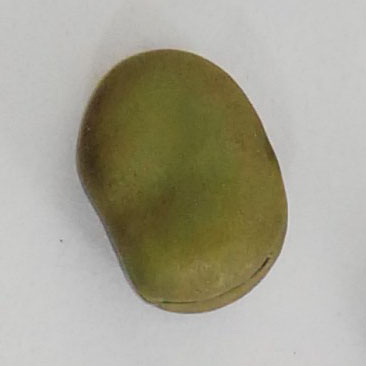
#> input picture data/grains/candou/1.jpg, 366 x 366 px
$ python -i class_shape.py   (imports and definitions only)   (Python 2 division)
#> lines starting #> are read from the running program, lines starting #| are printed output that depends on the picture; after the words box and inside, x2 and y2 are one past the last pixel; in counts of white or black regions, pixels touching at a corner belong together
#!/usr/bin/env python
# -*- coding: utf-8 -*-

'''
Created on 2016年11月26日
@author: li
描述形状：
Hu不变矩：
  - 具有平移、旋转、尺度不变性
  - 得出7个分量，但是实际应用中只用前2个分量

注意： 当图像四周留空非常少的时候，get_foreground会返回空图像。
因此必须裁剪样本四周留空，方便find_contours找到真正的边缘
'''

import cv2
from class_preprocess import my_Preprocess
import numpy as np
import sys

class my_SHAPE(object):
	def __init__(self, img_gray, canny_thresh=20):
		self.img = img_gray
		self.contours = None
		self.contours_largest = None
		self.hierarchy = None
		self.canny_thresh = canny_thresh
		self.thresh_max = 255

		# TODO: 形态学滤波，预处理，将canny边缘缺口补上？

	# 找出轮廓
	def _find_contours(self, thresh):
		edges = cv2.Canny(self.img, thresh, thresh * 2)
		self.contours, self.hierarchy = cv2.findContours(edges, cv2.RETR_TREE, cv2.CHAIN_APPROX_SIMPLE)

	# 创建input output窗体
	def _create_2_windows(self, width):
		cv2.namedWindow('input', cv2.WINDOW_NORMAL)
		cv2.resizeWindow('input', width, width)
		cv2.namedWindow('output', cv2.WINDOW_NORMAL)
		cv2.resizeWindow('output', width, width)

	def _show_all_windows(self):
		if cv2.waitKey(0) == 27:
			cv2.destroyAllWindows()

	# 在找到边缘前提下，获取最大面积的边缘
	# [14 lines left out: function _get_contours_largest, not called in this run]

	# 滑动Trackbar的回调函数，动态绘制不同canny阈值的边缘图像
	def _callback_draw_contours(self, thresh):
		# https://github.com/abidrahmank/OpenCV2-Python/blob/master/Official_Tutorial_Python_Codes/3_imgproc/moments.py
		self._find_contours(thresh)

		drawing = np.zeros(self.img.shape, np.uint8)  # Image to draw the contours
		for cnt in self.contours:
			moments = cv2.moments(cnt)  # Calculate moments
			if moments['m00'] != 0:
				cx = int(moments['m10'] / moments['m00'])  # cx = M10/M00
				cy = int(moments['m01'] / moments['m00'])  # cy = M01/M00
				moment_area = moments['m00']  # Contour area from moment
				print moment_area
				# contour_area = cv2.contourArea(cnt)             # Contour area using in_built function
				cv2.drawContours(drawing, [cnt], 0, 255, 1)  # draw contours
				cv2.circle(drawing, (cx, cy), 3, 50, -1)  # draw centroids

		cv2.imshow('output', drawing)
		cv2.imshow('input', self.img)
		print '-' * 20

	# 带有滑动Trackbar的绘制边缘
	def draw_contours(self, thresh_max=None):
		if thresh_max is None:
			thresh_max = self.thresh_max

		# 添加一个属性可以调节窗口大小
		windows_width = 300
		self._create_2_windows(windows_width)

		cv2.namedWindow('bar', cv2.WINDOW_NORMAL)
		cv2.resizeWindow('bar', 400, 10)
		cv2.createTrackbar('canny_thresh:', 'bar', self.canny_thresh, thresh_max, self._callback_draw_contours)

		self._callback_draw_contours(self.canny_thresh)

		self._show_all_windows()

	# 绘制面积最大的边缘
	# [37 lines left out: functions draw_contours_largest, get_humoments, get_foreground, not called in this run]

# [22 lines not run here, left out]
		#print myshape.get_foreground()

>>> import cv2
>>> picture = cv2.imread('../data/grains/candou/1.jpg', cv2.IMREAD_GRAYSCALE)
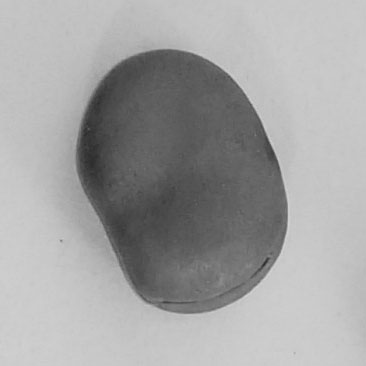
#> picture: shape (366, 366); min 45, max 213, mean 162.7
>>> result = my_SHAPE(picture).draw_contours()
#> in _find_contours, `edges = cv2.Canny(self.img, thresh, thresh * 2)`:
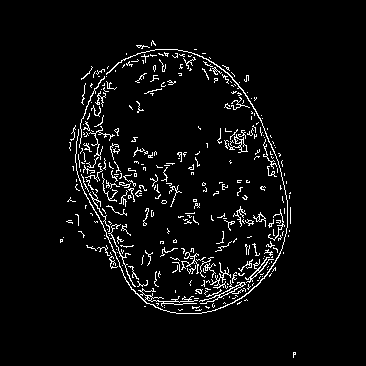
#> edges: shape (366, 366); 4.4% white in thin lines or dots, all inside (x1, y1, x2, y2) = (60, 40, 296, 358)
#> in _find_contours, `self.contours, self.hierarchy = cv2.findContours(edges, cv2.RETR_TREE,..`: self.contours = 384 contours, 370 with area under 20; largest, box (x1, y1, x2, y2) and area: (75, 49, 288, 314) 238, (199, 280, 246, 304) 95, (228, 134, 248, 153) 90, (245, 257, 274, 283) 64, (219, 284, 242, 298) 58; self.hierarchy = 384 rows, first 6: [2, -1, 1, -1], [-1, -1, -1, 0], [3, 0, -1, -1], [4, 2, -1, -1], [5, 3, -1, -1], [6, 4, -1, -1]
#> the loop in _callback_draw_contours, `for cnt in self.contours:` made 384 passes
#> (cx, cy, moment_area) on passes 32, 33, 59, 65, 66, 118: (230, 290, 95), (229, 290, 58), (220, 278, 21), (256, 270, 64.5), (254, 274, 22), (122, 256, 22)
#> cx on pass 120: 96
#| 4.5
#| 2.0
#| 1.0
#| 2.0
#| 3.0
#| 0.5
#| 1.5
#| 5.5
#> (further printed lines are left out)
#> after the loop in _callback_draw_contours, `for cnt in self.contours:`:
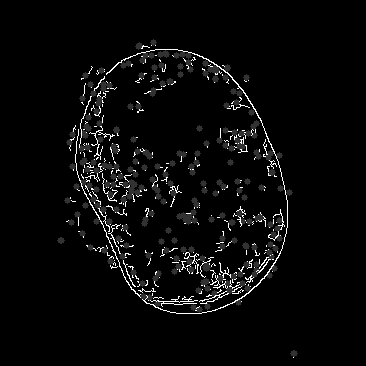
#> drawing: shape (366, 366); min 0, max 255, mean 9.2
#> (key Esc is pressed here)

$ run again, on data/grains/candou/10.jpg
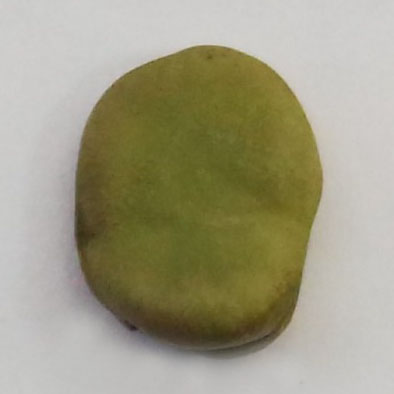
#> input picture data/grains/candou/10.jpg, 394 x 394 px
#> in _find_contours, `edges = cv2.Canny(self.img, thresh, thresh * 2)`:
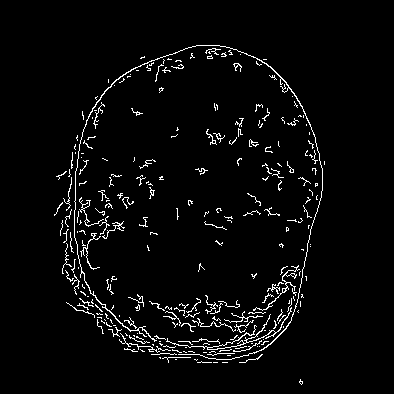
#> edges: shape (394, 394); 3.5% white in thin lines or dots, all inside (x1, y1, x2, y2) = (54, 45, 325, 385)
#> self.contours = 272 contours, 268 with area under 20; largest, box (x1, y1, x2, y2) and area: (74, 45, 323, 360) 186, (166, 307, 292, 350) 61, (253, 265, 300, 311) 56, (80, 233, 101, 270) 26; self.hierarchy = 272 rows, first 6: [2, -1, 1, -1], [-1, -1, -1, 0], [3, 0, -1, -1], [4, 2, -1, -1], [5, 3, -1, -1], [6, 4, -1, -1]
#> the loop in _callback_draw_contours, `for cnt in self.contours:` made 272 passes
#> (cx, cy, moment_area) on pass 73: (253, 333, 61)
#> (printed output is left out)
#> after the loop in _callback_draw_contours, `for cnt in self.contours:`:
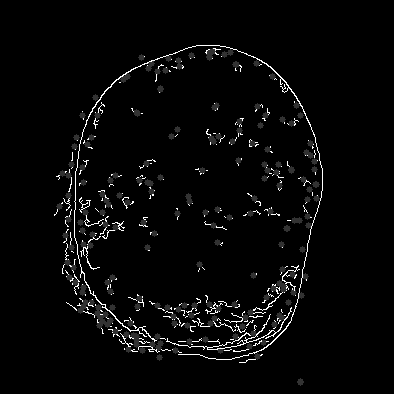
#> drawing: shape (394, 394); min 0, max 255, mean 7.7

$ run again, on data/grains/candou/2.jpg
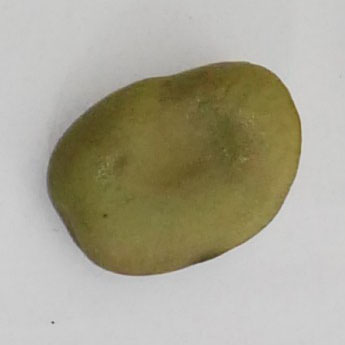
#> input picture data/grains/candou/2.jpg, 345 x 345 px
#> in _find_contours, `edges = cv2.Canny(self.img, thresh, thresh * 2)`:
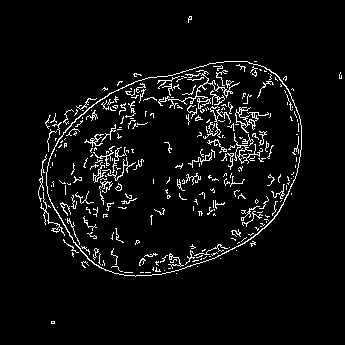
#> edges: shape (345, 345); 5.1% white in thin lines or dots, all inside (x1, y1, x2, y2) = (38, 16, 342, 324)
#> self.contours = 337 contours, 323 with area under 20; largest, box (x1, y1, x2, y2) and area: (46, 61, 302, 277) 41232, (46, 61, 302, 277) 41052, (235, 107, 269, 133) 147, (158, 70, 240, 109) 74, (235, 112, 248, 127) 68; self.hierarchy = 337 rows, first 6: [2, -1, 1, -1], [-1, -1, -1, 0], [3, 0, -1, -1], [4, 2, -1, -1], [5, 3, -1, -1], [6, 4, -1, -1]
#> the loop in _callback_draw_contours, `for cnt in self.contours:` made 337 passes
#> (cx, cy, moment_area) on passes 32 to 33: (176, 167, 41232), (176, 167, 41052)
#> (printed output is left out)
#> after the loop in _callback_draw_contours, `for cnt in self.contours:`:
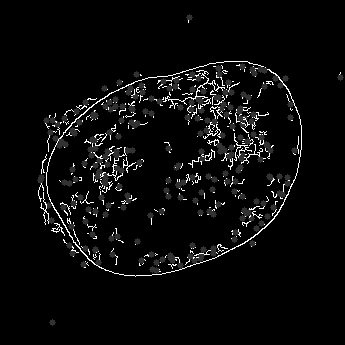
#> drawing: shape (345, 345); min 0, max 255, mean 10.7

$ run again, on data/grains/candou/3.jpg
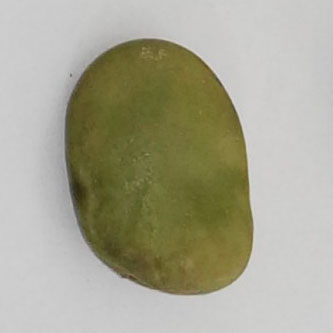
#> input picture data/grains/candou/3.jpg, 333 x 333 px
#> in _find_contours, `edges = cv2.Canny(self.img, thresh, thresh * 2)`:
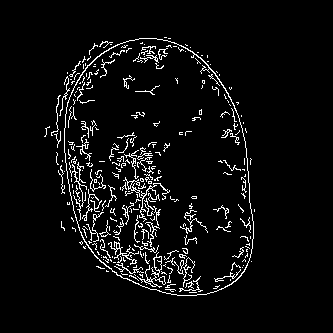
#> edges: shape (333, 333); 5.1% white in thin lines or dots, all inside (x1, y1, x2, y2) = (44, 37, 255, 296)
#> self.contours = 330 contours, 317 with area under 20; largest, box (x1, y1, x2, y2) and area: (64, 38, 254, 296) 38948, (64, 38, 254, 296) 38802, (137, 252, 166, 288) 172, (123, 177, 170, 222) 90, (154, 256, 162, 271) 82; self.hierarchy = 330 rows, first 6: [1, -1, -1, -1], [2, 0, -1, -1], [3, 1, -1, -1], [4, 2, -1, -1], [6, 3, 5, -1], [-1, -1, -1, 4]
#> the loop in _callback_draw_contours, `for cnt in self.contours:` made 330 passes
#> (cx, cy, moment_area) on passes 50, 51, 98, 99, 103, 104: (159, 168, 38947.5), (159, 168, 38801.5), (156, 271, 172.5), (151, 283, 20.5), (162, 279, 28.5), (157, 262, 82)
#> (printed output is left out)
#> after the loop in _callback_draw_contours, `for cnt in self.contours:`:
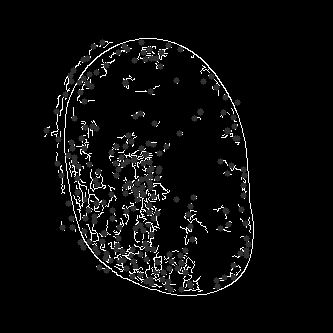
#> drawing: shape (333, 333); min 0, max 255, mean 10.7
